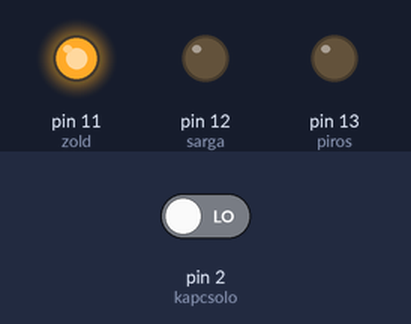
This sketch was run on a simulated Arduino Uno, built with avr-gcc and run on an emulated ATmega328P. On the bench: output pins drawn as LEDs (lit = HIGH). The test bench sets the inputs (shaded band); at power-on: pin 2 (kapcsolo) LOW.

Above: at 16.8 s.
16.9 s: pin 2 (kapcsolo) driven HIGH
At 20.3 s:
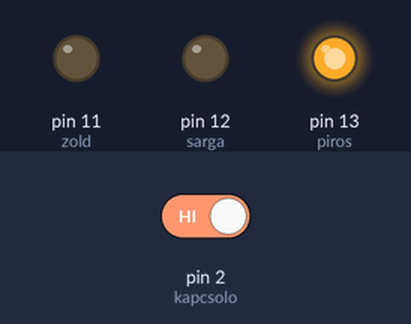
At 23.8 s:
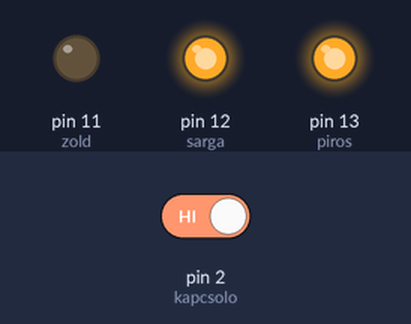
27.6 s: pin 2 (kapcsolo) driven LOW
At 31.4 s:
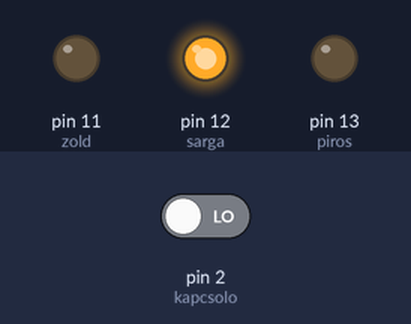
Timing chart, 0 to 45.1 s (numbered marks = the images above; inputs shaded):
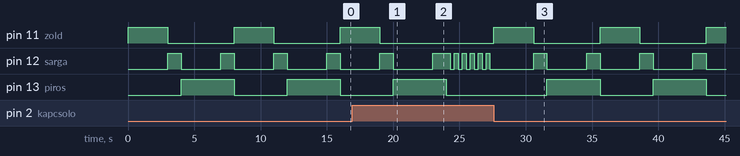

Measured:
- after the input at 16.9 s, pin 11 (zold): goes on until 19.0 s, then stays LOW
- after the input at 27.6 s, pin 11 (zold): alternates HIGH for 3.0 s and LOW for 5.0 s, starting at once; pin 12 (sarga): alternates HIGH for 1.0 s and LOW for 3.0 s, starting after 3.0 s; pin 13 (piros): alternates HIGH for 4.0 s and LOW for 4.0 s, starting after 4.0 s
- by itself, pin 11 (zold): alternates HIGH for 3.0 s and LOW for 5.0 s
- by itself, pin 12 (sarga): alternates HIGH for 1.0 s and LOW for 3.0 s
- by itself, pin 13 (piros): alternates HIGH for 4.0 s and LOW for 4.0 s

The sketch:

kozlekedesi_lampa.ino
```cpp
int piros = 13;
int sarga = 12;
int zold = 11;

int kapcsolo = 2;

void setup()
{
  pinMode(piros, OUTPUT);
  pinMode(sarga, OUTPUT);
  pinMode(zold, OUTPUT);

  pinMode(kapcsolo, INPUT);
}

void loop()
{
  int allapot = digitalRead(kapcsolo);

  if (allapot == HIGH)
  {
    // Sárga villogás
    digitalWrite(piros, LOW);
    digitalWrite(zold, LOW);

    digitalWrite(sarga, HIGH);
    delay(300);
    digitalWrite(sarga, LOW);
    delay(300);
  }
  else
  {
    // normál lámpa

    digitalWrite(zold, HIGH);
    digitalWrite(sarga, LOW);
    digitalWrite(piros, LOW);
    delay(3000);

    digitalWrite(zold, LOW);
    digitalWrite(sarga, HIGH);
    delay(1000);

    digitalWrite(sarga, LOW);
    digitalWrite(piros, HIGH);
    delay(3000);

    digitalWrite(sarga, HIGH);
    delay(1000);

    digitalWrite(sarga, LOW);
  }
}
```
